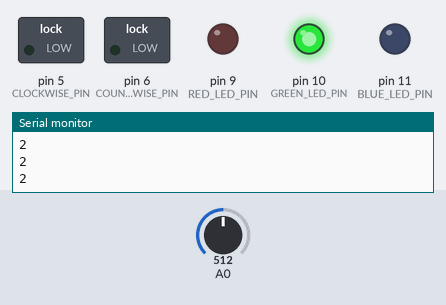
Bench run of a sketch on a simulated Arduino Uno, built with avr-gcc and run on an emulated ATmega328P. On the bench: switched loads named in the sketch (green lamp = pin HIGH), output pins drawn as LEDs (lit = HIGH), the last lines printed to the serial monitor. Inputs (shaded band) come from the test bench; at power-on: A0 = 512.

Above: at 1.2 s.
1.3 s: A0 set to 656
2.8 s: A0 set to 665
At 3.8 s:
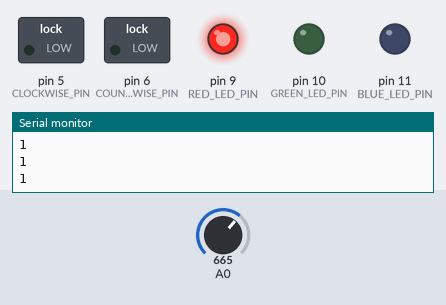
4.3 s: A0 set to 306
At 5.2 s:
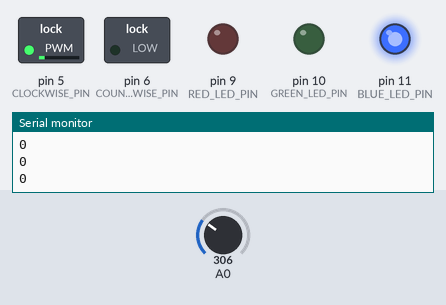
5.8 s: A0 set to 245
At 6.5 s:
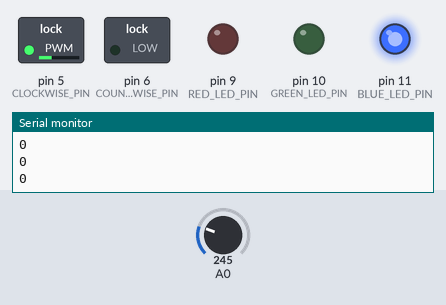
7.3 s: A0 set to 122
At 7.9 s:
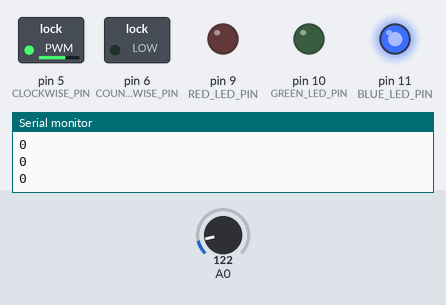
Timing chart, 0 to 9.8 s (numbered marks = the images above; inputs shaded):
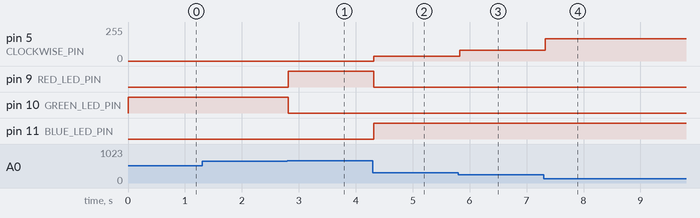

The sketch:

motor_speed_and_led.ino
```cpp
#define RED_LED_PIN 9
#define GREEN_LED_PIN 10
#define BLUE_LED_PIN 11
#define CLOCKWISE_PIN 5
#define COUNTERCLOCKWISE_PIN 6
#include "src/motor/motor.h"
#include "src/mapper/mapper.h"
#include "src/motor/ledHandler.h"

class SensorHandler
{
public:
  static const int sensorMinValue = 0;
  static const int sensorMaxValue = 1023;
  static const int speendMinValue = 0;
  static const int speedMaxValue = 255;
  int scaleSize = sensorMaxValue - sensorMinValue;
  int middleStartThreshole, middleEndThreshole;
  Map *SpeedScaler;
  byte sensorPin;
  SensorHandler(byte sensor_pin, float middleThreshole)
  {
    float middleValue = (sensorMinValue + sensorMaxValue) / 2;
    middleStartThreshole = (int)((float)middleValue - (float)scaleSize * middleThreshole / 2);
    middleEndThreshole = (int)((float)middleValue + (float)scaleSize * middleThreshole / 2);
    int maxValidScaleValue = max(middleStartThreshole, this->sensorMaxValue - middleEndThreshole);
    this->sensorPin = sensor_pin;
    SpeedScaler = new Map(sensorMinValue, maxValidScaleValue, speendMinValue, speedMaxValue);
  }
  int get_speed(){
    int sensorValue = analogRead(this->sensorPin);
    int unscaled_speed;
    if (sensorValue < middleStartThreshole){
      unscaled_speed = middleStartThreshole - sensorValue;
    } else if (sensorValue > middleEndThreshole){
      unscaled_speed = sensorValue - middleEndThreshole;
    } else {
      unscaled_speed = 0;
    }
    int scale_speed = SpeedScaler->map_value(unscaled_speed);
    return scale_speed;
  }
  int get_state()
  {
    int sensorValue = analogRead(A0);
    if (sensorValue < middleStartThreshole)
    {
      return State::forward;
    }
    else if (sensorValue > middleEndThreshole)
    {
      return State::backward;
    }
    else
    {
      return State::coast;
    }

  }
};

Motor *motor;
LedHandler *leds;
SensorHandler *sensor;
void setup()
{
  Serial.begin(9600);
  motor = new Motor(CLOCKWISE_PIN, COUNTERCLOCKWISE_PIN);
  motor->update(State::coast, 0);
  leds = new LedHandler(BLUE_LED_PIN, RED_LED_PIN, GREEN_LED_PIN);
  sensor = new SensorHandler(A0, 0.3);
}

void loop()
{
  int speed = sensor->get_speed();
  int state = sensor->get_state();
  motor->update(state, speed);
  leds->update(state);
  Serial.println(state);
  delay(100); // delay in between reads for stability
}
```

mapper.cpp
```cpp
#include "mapper.h"
  Map::Map(int input_min_value, int input_max_value, int output_min_value, int output_max_value)
  {
    this->input_min_value = input_min_value;
    this->input_max_value = input_max_value;
    this->Output_min_value = output_min_value;
    this->output_max_value = output_max_value;
    this->input_scale_size = input_max_value - input_min_value;
    this->output_scale_size = output_max_value - Output_min_value;
  }
  int Map::map_value(int input_value)
  {
    return map(input_value, this->input_min_value, this->input_max_value, this->Output_min_value, this->output_max_value);
  }
```

mapper.h
```cpp
#ifndef MAPPER_H
#define MAPPER_H
#include <Arduino.h>
class Map
{
  // A class that linearly maps between input range of values to output range of values
public:
  int input_min_value;
  int input_max_value;
  int Output_min_value;
  int output_max_value;
  int input_scale_size;
  int output_scale_size;
  Map(int input_min_value, int input_max_value, int output_min_value, int output_max_value);
  int map_value(int input_value);
};
#endif
```

ledHandler.cpp
```cpp
#include "ledHandler.h"
#include "motor.h"


LedHandler::LedHandler(int forward_led, int backward_led, int halt_led)
{
    this->forward_led = forward_led;
    this->backward_led = backward_led;
    this->halt_led = halt_led;
    pinMode(forward_led, OUTPUT);
    pinMode(backward_led, OUTPUT);
    pinMode(halt_led, OUTPUT);
}

void LedHandler::update(int state)
{
    switch (state)
    {
    case State::forward:
        digitalWrite(this->forward_led, HIGH);
        digitalWrite(this->backward_led, LOW);
        digitalWrite(this->halt_led, LOW);
        break;
    case State::backward:
        digitalWrite(this->forward_led, LOW);
        digitalWrite(this->backward_led, HIGH);
        digitalWrite(this->halt_led, LOW);
        break;
    default:
        digitalWrite(this->forward_led, LOW);
        digitalWrite(this->backward_led, LOW);
        digitalWrite(this->halt_led, HIGH);
    }
}
```

ledHandler.h
```cpp
#ifndef LED_HANDLER_H
#define LED_HANDLER_H

class LedHandler
{
public:
  int forward_led, backward_led, halt_led;
  LedHandler(int forward_led, int backward_led, int stop_led);
  void update(int state);
};
#endif
```

motor.cpp
```cpp
#include "motor.h"

  int Motor::reverse_state(int state){
    if (state == State::forward)
      return State::backward;
    else if (state == State::backward)
      return State::forward;
    else if (state == State::halt)
      return State::coast;
    return State::halt;
  }

  Motor::Motor(int clockwise_pin, int counter_clockwise_pin)
  {
    this->clockwise_pin = clockwise_pin;
    this->counter_clockwise_pin = counter_clockwise_pin;
    pinMode(this->clockwise_pin, OUTPUT);
    pinMode(this->counter_clockwise_pin, OUTPUT);
  }

  void Motor::update(int state, int speed)
  {
    // if the speed is negative, reverse direction
    if (speed < 0){
      state = Motor::reverse_state(state);
      speed = -1*speed;
    }
    switch (state)
    {
    case State::forward:
      digitalWrite(this->counter_clockwise_pin, LOW);
      analogWrite(this->clockwise_pin, speed);
      break;
    case State::backward:

      digitalWrite(this->clockwise_pin, LOW);
      analogWrite(this->counter_clockwise_pin, speed);
      break;
    case State::halt:
digitalWrite(this->counter_clockwise_pin, HIGH);
digitalWrite(this->clockwise_pin, HIGH);
    break;
    default:
    // the default is coast
      digitalWrite(this->counter_clockwise_pin, LOW);
      digitalWrite(this->clockwise_pin, LOW);
    }
  }
```

motor.h
```cpp
#ifndef MOTOR_H
#define MOTOR_H
#include <Arduino.h>
using namespace std;
class Motor
{
    // Handle the motor speed and state
public:
  int clockwise_pin, counter_clockwise_pin;
  Motor(int clockwise_pin, int counter_clockwise_pin);
  static int reverse_state(int state);
  void update(int state, int speed);
};

enum State
{
  forward,
  backward,
  coast,
  halt
};

#endif
```

Measured:
- the behaviour switches between 664 and 665 on A0 (found by bisection; images 0 and 1)
- after the input at 2.8 s, pin 9 (RED_LED_PIN): LOW → HIGH at once; pin 10 (GREEN_LED_PIN): HIGH → LOW at once
- after the input at 4.3 s, pin 5 (CLOCKWISE_PIN): 0/255 → 36/255 at once; pin 9 (RED_LED_PIN): HIGH → LOW at once; pin 11 (BLUE_LED_PIN): LOW → HIGH at once
- after the input at 5.8 s, pin 5 (CLOCKWISE_PIN): 36/255 → 79/255 at once
- after the input at 7.3 s, pin 5 (CLOCKWISE_PIN): 79/255 → 166/255 at once
